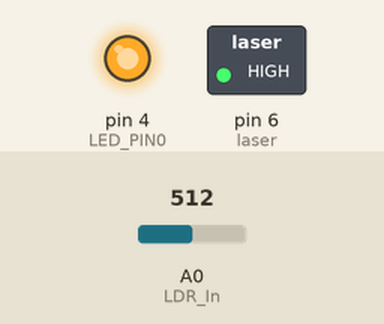
Bench run of a sketch on a simulated Arduino Uno, built with avr-gcc and run on an emulated ATmega328P. Parts: switched loads named in the sketch (green lamp = pin HIGH), output pins drawn as LEDs (lit = HIGH). The inputs (shaded band) are chosen by the test bench; at power-on: A0 (LDR_In) = 512. What the sketch prints to the serial monitor is not drawn.

Above: at 1.2 s.
1.3 s: A0 (LDR_In) set to 309
2.8 s: A0 (LDR_In) set to 291
At 3.6 s:
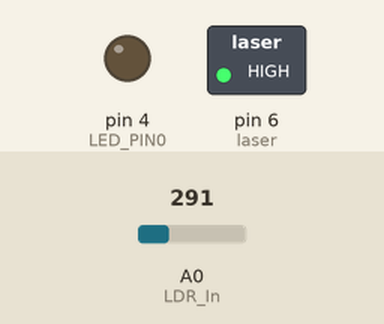
4.3 s: A0 (LDR_In) set to 306
At 4.7 s:
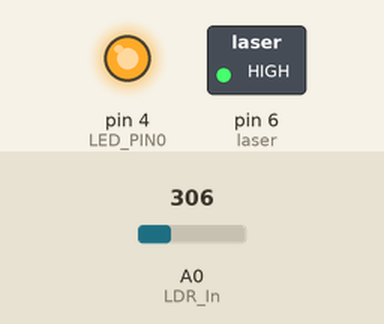
5.8 s: A0 (LDR_In) set to 290
At 7.1 s:
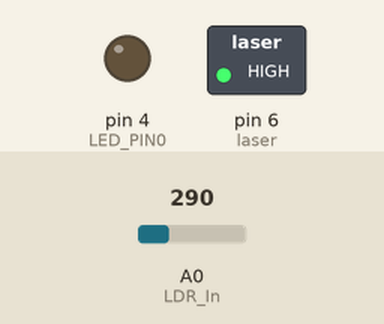
Timing chart, 0 to 8.3 s (numbered marks = the images above; inputs shaded):
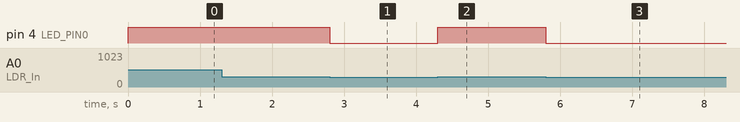

Measured:
- the behaviour switches between 301 and 300 on A0 (LDR_In) (found by bisection; images 0 and 1)
- after the input at 2.8 s, pin 4 (LED_PIN0): HIGH → LOW at once
- after the input at 4.3 s, pin 4 (LED_PIN0): LOW → HIGH at once
- after the input at 5.8 s, pin 4 (LED_PIN0): HIGH → LOW at once

The sketch:

laserTest.ino
```cpp
#define laser 6

int LDR_In = A0;
int lichtHoeveelheid;

int LED_PIN0 = 4;

void setup() {
  // put your setup code here, to run once:
  Serial.begin(115200);
  pinMode(laser, OUTPUT);
  digitalWrite(laser, HIGH);
  pinMode(LED_PIN0, OUTPUT);
}

void loop() {
  lichtHoeveelheid = analogRead(LDR_In);
  Serial.println(lichtHoeveelheid);

  if(lichtHoeveelheid > 300){
    digitalWrite(LED_PIN0, HIGH);
    Serial.println("laser connected");
  }
  else{
    digitalWrite(LED_PIN0, LOW);
    Serial.println("laser disconnected");
  }
}
```
